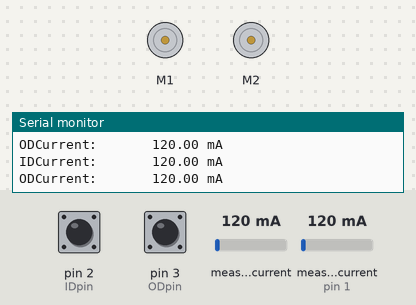
The sketch below on a simulated Arduino Uno, built with avr-gcc and run on an emulated ATmega328P. Parts: 2 × DC motor (green arrow = forward, orange = backward, longer = faster), the last lines printed to the serial monitor. Inputs (shaded band) come from the test bench; at power-on: pin 2 (IDpin) HIGH, pin 3 (ODpin) HIGH, measured current 120 mA, measured current (sensor on pin 1) 120 mA.

Above: at 1.2 s.
1.3 s: pin 2 (IDpin) pulled LOW for 3.2 s
At 5.5 s:
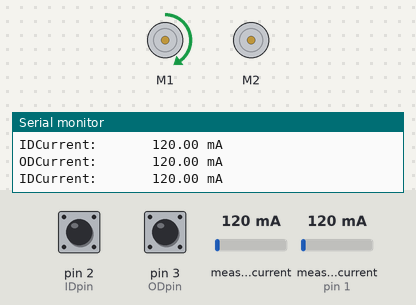
6.0 s: pin 3 (ODpin) pulled LOW for 0.15 s
At 6.9 s:
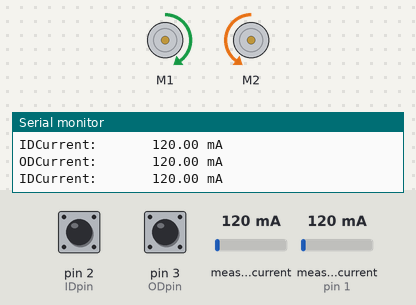
7.6 s: measured current (sensor 0) set to 232 mA
9.1 s: measured current (sensor 0) set to 274 mA
At 9.7 s:
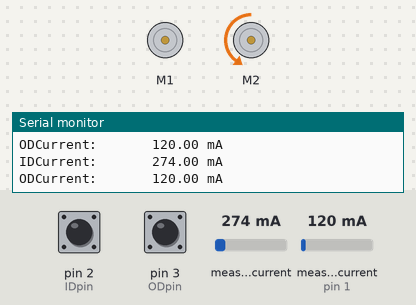
10.6 s: pin 3 (ODpin) pulled LOW for 1 s
At 11.7 s:
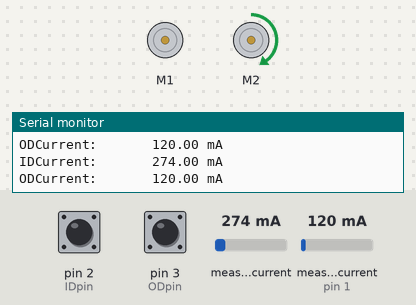
Timing chart, 0 to 13.6 s (numbered marks = the images above; inputs shaded):
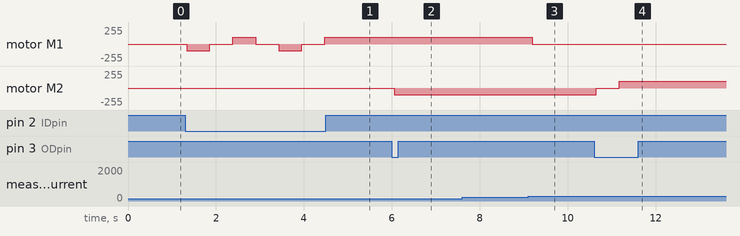

Measured:
- the behaviour switches between 249 and 250 mA on measured current (sensor 0) (found by bisection; images 2 and 3)
- after the input at 1.3 s, motor M1: stopped → backward 100/255 at once, → stopped 0.52 s later, → forward 100/255 0.52 s later, → stopped 0.52 s later, … (7 changes in this stretch)
- after the input at 6.0 s, motor M2: stopped → backward 100/255 after 0.05 s
- after the input at 9.1 s, motor M1: forward 100/255 → stopped after 0.10 s
- after the input at 10.6 s, motor M2: backward 100/255 → stopped after 0.05 s, → forward 100/255 0.52 s later

The sketch:

Feather_Door_Board_Simple_No_Low_Power_Features.ino
```cpp
#include <Wire.h>
#include <Adafruit_MotorShield.h>
#include <Adafruit_INA219.h>


//CONTROLS TWO DOOR MOTORS VIA simple pins.. each click runs a motor in a set dir until overload on currnet, thens tops, saves new direction, and waits for next interupt.
//stack the shields, wire the motor through the INA shield on +side Vin- to motor and to M1 on motor shield
//4.7V + to a USB connector and to the motor shield
//4.7V - to motor shield ground and usb ground
//wire the relay to pin 2 and board ground, and pin 3 and board ground
//solder 2 and ground to proto area?


const int IDpin = 2; //feather has interrupt #0 here on ditigal pin 2, connect inside door relay
const int ODpin = 3; //feather has interrupt #1 here on ditigal pin 3, connect outside door relay
int maxcurrent = 250; //max current in milliamps--INPUT, DO NOT SET ABOVE 1200 DUE TO LIMIT OF AFMS
int motorspeed = 100;//0 is stopped, 255 is full speed--INPUT

Adafruit_INA219 ina219_IN(0x40);//inside door current monitor
Adafruit_INA219 ina219_OUT(0x41);//SOLDER THIS BOARD TO CHANGE ADDRESS--outside door current monitor
Adafruit_MotorShield AFMS = Adafruit_MotorShield();
Adafruit_DCMotor *Idoormotor = AFMS.getMotor(1);
Adafruit_DCMotor *Odoormotor = AFMS.getMotor(2);

float IDcurrent_mA = 0;
float ODcurrent_mA = 0;
int Idirectionvar = 0;
int Odirectionvar = 0;
int IDtrigger = 0;
int ODtrigger = 0;

long ODlastDebounceTime = 0; // the last time the output pin was toggled
long ODdebounceDelay = 500;    // the debounce time; increase if the output flickers
long IDlastDebounceTime = 0; // the last time the output pin was toggled
long IDdebounceDelay = 500;    // the debounce time; increase if the output flickers


void setup() {
  Serial.begin(9600);
  uint32_t currentFrequency;
  ina219_IN.begin();
  ina219_OUT.begin();
  ina219_IN.setCalibration_16V_400mA(); //32V_1A and 32V_2A also possible_16V_400mA
  ina219_OUT.setCalibration_16V_400mA(); //32V_1A and 32V_2A also possible_16V_400mA
  AFMS.begin();
  Idoormotor->setSpeed(motorspeed);
  Odoormotor->setSpeed(motorspeed);
  pinMode(IDpin, INPUT_PULLUP);
  digitalWrite(IDpin, HIGH);
  pinMode(ODpin, INPUT_PULLUP);
  digitalWrite(ODpin, HIGH);
}


void loop() {

if ( (millis() - IDlastDebounceTime) > IDdebounceDelay) {
if (IDtrigger == 0 && digitalRead(IDpin) == LOW){
  IDtrigger = 1;
  IDlastDebounceTime = millis();
}

else if (IDtrigger == 1 && digitalRead(IDpin) == LOW){
  irelease();
  IDcycledir();
  IDtrigger = 0;
  IDlastDebounceTime = millis();
}
if (abs(IDcurrent_mA) >= maxcurrent){
  irelease();
  IDcycledir();
  IDtrigger = 0;
  IDlastDebounceTime = millis();
}
}


if ( (millis() - ODlastDebounceTime) > ODdebounceDelay) {
if (ODtrigger == 0 && digitalRead(ODpin) == LOW){
  ODtrigger = 1;
  ODlastDebounceTime = millis();

}
else if (ODtrigger == 1 && digitalRead(ODpin) == LOW){
  orelease();
  ODcycledir();
  ODtrigger = 0;
  ODlastDebounceTime = millis();
}
if (abs(ODcurrent_mA) >= maxcurrent){
  orelease();
  ODcycledir();
  ODtrigger = 0;
  ODlastDebounceTime = millis();
}
}


if (ODtrigger == 1 && Odirectionvar == 1 ){
  oforward();

}
if (ODtrigger == 1 && Odirectionvar == 0 ){
  oreverse();

}
if (IDtrigger == 1 && Idirectionvar == 1 ){
  iforward();

}
if (IDtrigger == 1 && Idirectionvar == 0 ){
  ireverse();

}

IDcurrent_mA = ina219_IN.getCurrent_mA();
Serial.print("IDCurrent:       "); Serial.print(IDcurrent_mA); Serial.println(" mA");
ODcurrent_mA = ina219_OUT.getCurrent_mA();
Serial.print("ODCurrent:       "); Serial.print(ODcurrent_mA); Serial.println(" mA");
}


void IDcycledir (){
  if (Idirectionvar == 0){
    Idirectionvar = 1;
  }
else {
  Idirectionvar = 0;
}
}


void ODcycledir (){
  if (Odirectionvar == 0){
    Odirectionvar = 1;
  }
else {
  Odirectionvar = 0;
}
}


void iforward (){
  Idoormotor->run(FORWARD);
}


void ireverse (){
  Idoormotor->run(BACKWARD);
}


void irelease (){
  Idoormotor->run(RELEASE);
}


  void oforward (){
  Odoormotor->run(FORWARD);
}


void oreverse (){
  Odoormotor->run(BACKWARD);
}


void orelease (){
  Odoormotor->run(RELEASE);
}
```
